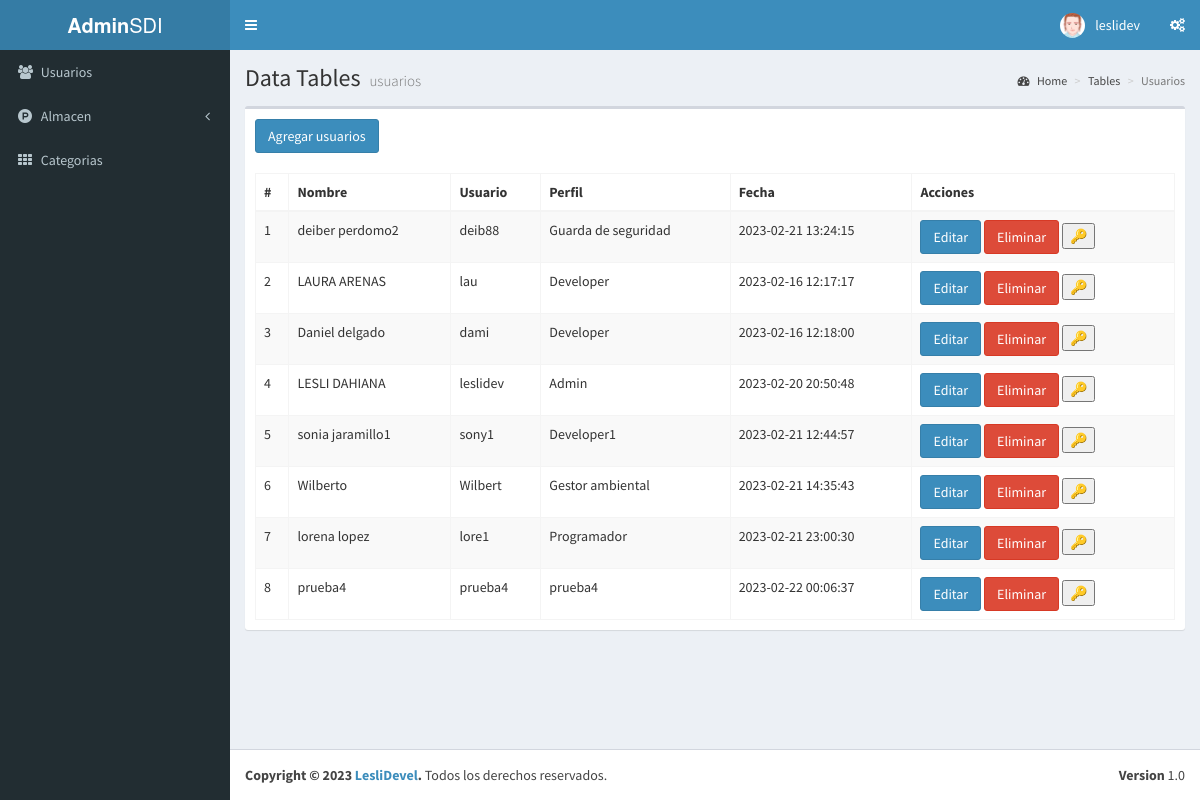
Screenshot of /usuarios (signed in) with the database file from the repository.
### tables this page shows
CREATE TABLE `usuarios` (
  `id` int(11) NOT NULL,
  `nombre` text NOT NULL,
  `usuario` text NOT NULL,
  `password` varchar(300) NOT NULL,
  `perfil` text NOT NULL,
  `fecha` timestamp NOT NULL DEFAULT current_timestamp() ON UPDATE current_timestamp()
);

### controladores/plantilla.controlador.php (called while the page is built)
<?php
class ControladorPlantilla{
	static public function Plantilla() {
		include 'vistas/plantilla.php';
	}
}
?>

### index.php (called while the page is built, shortened)
<?php
require_once "controladores/plantilla.controlador.php";
require_once "controladores/usuarios.controlador.php";
require_once "controladores/entradas.controlador.php";
require_once "modelos/usuarios.modelo.php";
$plantilla = new ControladorPlantilla();
$plantilla->Plantilla();
?>

### controladores/usuarios.controlador.php (called while the page is built, shortened)
<?php
class ControladorUsuarios{
static public function ctrMostrarUsuarios($item,$valor){
		$tabla = "usuarios";
		$respuesta = ModeloUsuarios::mdlMostrarUsuarios($tabla,$item,$valor);
		return $respuesta;
	}
}
  ?>

### modelos/conexion.php (called while the page is built)
<?php
	class Conexion{
		static public function conectar(){
			$link = new PDO('mysql:host=localhost;dbname=sistemadeinventario','root','');
			$link -> exec("set names utf8");
			return $link;
		}
	}
?>

### modelos/usuarios.modelo.php (called while the page is built, shortened)
<?php
require_once 'conexion.php';
class ModeloUsuarios{
	static public function mdlMostrarUsuarios($tabla,$item,$valor){
			if ($item != null) {
				$stmt = Conexion::conectar()->prepare("SELECT * FROM $tabla WHERE $item = :$item");
				$stmt->bindParam(":".$item,$valor,PDO::PARAM_STR);
				$stmt->execute();
				return $stmt->fetch();
			}
			else{
				$stmt = Conexion::conectar()->prepare("SELECT * FROM $tabla ");
				$stmt->execute();
				return $stmt->fetchAll();
			}
	}
}
?>

### vistas/modulos/usuarios.php (the view, shortened to what this page needs)
<div class="content-wrapper">
  <section class="content-header">
    <h1>
      Data Tables
      <small>usuarios</small>
    </h1>
    <ol class="breadcrumb">
      <li><a href="#"><i class="fa fa-dashboard"></i> Home</a></li>
      <li><a href="#">Tables</a></li>
      <li class="active">Usuarios</li>
    </ol>
  </section>
  <section class="content">
    <div class="row">
      <div class="col-xs-12">
        <div class="box">
          <div class="box-header">
            <button class= "btn btn-primary" data-toggle="modal" data-target="#modalAgregarUsuarios">
              Agregar usuarios
            </button>
          </div>
          <div class="box-body">
            <table  class="table table-bordered table-striped tablas">
              <thead>
              <tr>
                <th>#</th>
                <th>Nombre</th>
                <th>Usuario</th>
                <th>Perfil</th>
                <th>Fecha</th>
                <th>Acciones</th>
              </tr>
              </thead>
              <tbody>
              <?php
              $item = null;
              $valor = null;
              $usuarios = ControladorUsuarios::ctrMostrarUsuarios($item,$valor);
              foreach ($usuarios as $key => $valores) {
                  echo "
                    <tr>
                    <td>".($key+1)."</td>
                    <td>".$valores["nombre"]."</td>
                    <td>".$valores["usuario"]."</td>
                    <td>".$valores["perfil"]."</td>
                    <td>".$valores["fecha"]."</td>
                    <td>
                    <button class='btn btn-primary btnEditarUsuario' idUsuario = ".$valores["id"]." data-toggle='modal' data-target='#modalEditarUsuarios'>Editar</button>
                    <button class='btn btn-danger btnEliminarUsuario'idUsuario = ".$valores["id"]." >Eliminar</button>
                    <button class='button btnEditarContrasena' idUsuario = ".$valores["id"]." data-toggle='modal' data-target='#modalEditarContrasena'>🔑</button>
                    </td>
                    </tr>
                   ";
              }
              ?>
              </tbody>
            </table>
          </div>
        </div>
      </div>
    </div>
  </section>
</div>

### vistas/plantilla.php (shortened to what this page needs)
<!DOCTYPE html>
<html>
<head>
  <link rel="stylesheet" href="vistas/bower_components/bootstrap/dist/css/bootstrap.min.css">
  <link rel="stylesheet" href="vistas/bower_components/datatables.net-bs/css/dataTables.bootstrap.min.css">
  <link rel="stylesheet" href="vistas/bower_components/font-awesome/css/font-awesome.min.css">
  <link rel="stylesheet" href="vistas/bower_components/Ionicons/css/ionicons.min.css">
  <link rel="stylesheet" href="vistas/dist/css/AdminLTE.min.css">
  <link rel="stylesheet" href="vistas/dist/css/skins/_all-skins.min.css">
  <link rel="stylesheet" href="vistas/bower_components/morris.js/morris.css">
  <link rel="stylesheet" href="vistas/bower_components/jvectormap/jquery-jvectormap.css">
  <link rel="stylesheet" href="vistas/bower_components/bootstrap-datepicker/dist/css/bootstrap-datepicker.min.css">
  <link rel="stylesheet" href="vistas/bower_components/bootstrap-daterangepicker/daterangepicker.css">
  <link rel="stylesheet" href="http://cdnjs.cloudflare.com/ajax/libs/toastr.js/latest/css/toastr.min.css">
</head>
<body class="hold-transition skin-blue sidebar-mini login-page">
   <?php
    if (isset($_SESSION['iniciarSesion']) && $_SESSION['iniciarSesion'] == "ok") {
      echo '<div class="wrapper">';
      include 'modulos/header.php';
      include 'modulos/menu.php';
    if (isset($_GET["ruta"])) {
      if ($_GET["ruta"] == "usuarios" ||
          $_GET["ruta"] == "categorias" ||
          $_GET["ruta"] == "productos" ||
          $_GET["ruta"] == "salidas-p" ||
          $_GET["ruta"] == "entradas-p"  ||
          $_GET["ruta"] == "login" ||
          $_GET["ruta"] == "salir"
    ) {
        include "modulos/".$_GET["ruta"].".php";
      }
    } else{
      include 'modulos/inicio/cajas.php';
    }
      include 'modulos/footer.php';
      echo '</div>';
    } else{
             include 'modulos/login.php';
    }
     ?>
</body>
</html>

### vistas/modulos/header.php (shortened to what this page needs)
<header class="main-header">
   <a href="index.php" class="logo">
     <span class="logo-lg"><b>Admin</b>SDI</span>
   </a>
   <nav class="navbar navbar-static-top">
     <a href="#" class="sidebar-toggle" data-toggle="push-menu" role="button">
     </a>
     <div class="navbar-custom-menu">
       <ul class="nav navbar-nav">
         <li class="dropdown user user-menu">
           <a href="#" class="dropdown-toggle" data-toggle="dropdown">
             <img src="vistas/dist/img/avatar2.png" class="user-image" alt="User Image">
             <span class="hidden-xs"><?php echo $_SESSION['usuario']; ?></span>
           </a>
         </li>
         <li>
           <a href="#" data-toggle="control-sidebar"><i class="fa fa-gears"></i></a>
         </li>
       </ul>
     </div>
   </nav>
 </header>

### vistas/modulos/menu.php (shortened to what this page needs)
<aside class="main-sidebar">
  <section class="sidebar">
    <ul class="sidebar-menu" data-widget="tree">
      <li>
        <a href="usuarios">
          <i class="fa fa-users"></i> <span>Usuarios</span>
        </a>
      </li>
      <li class="treeview">
        <a href="#">
          <i class="fa fa-product-hunt"></i> <span>Almacen</span>
          <span class="pull-right-container">
            <i class="fa fa-angle-left pull-right"></i>
          </span>
        </a>
      </li>
      <li>
        <a href="categorias">
          <i class="fa fa-th"></i> <span>Categorias</span>
        </a>
      </li>
    </ul>
  </section>
</aside>

### vistas/modulos/footer.php
<footer class="main-footer">
   <div class="pull-right hidden-xs">
     <b>Version</b> 1.0
   </div>
   <strong>Copyright &copy; 2023 <a href="#">LesliDevel</a>.</strong> Todos los derechos
   reservados.
 </footer>

### rows the page displays
usuarios: nombre "deiber perdomo2", usuario "deib88", perfil "Guarda de seguridad", fecha "2023-02-21 13:24:15"
usuarios: nombre "LAURA ARENAS", usuario "lau", perfil "Developer", fecha "2023-02-16 12:17:17"
usuarios: nombre "Daniel delgado", usuario "dami", perfil "Developer", fecha "2023-02-16 12:18:00"
usuarios: nombre "LESLI DAHIANA", usuario "leslidev", perfil "Admin", fecha "2023-02-20 20:50:48"
usuarios: nombre "sonia jaramillo1", usuario "sony1", perfil "Developer1", fecha "2023-02-21 12:44:57"
usuarios: nombre "Wilberto", usuario "Wilbert", perfil "Gestor ambiental", fecha "2023-02-21 14:35:43"
usuarios: nombre "lorena lopez", usuario "lore1", perfil "Programador", fecha "2023-02-21 23:00:30"
usuarios: nombre "prueba4", usuario "prueba4", perfil "prueba4", fecha "2023-02-22 00:06:37"

### other values shown
$_SESSION['usuario'] "leslidev"
